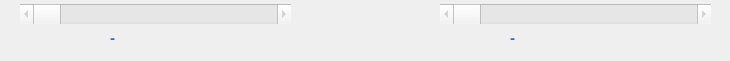
<?xml version="1.0" encoding="UTF-8"?>
<ui version="4.0">
 <class>Form</class>
 <widget class="QWidget" name="Form">
  <property name="geometry">
   <rect>
    <x>0</x>
    <y>0</y>
    <width>730</width>
    <height>61</height>
   </rect>
  </property>
  <property name="windowTitle">
   <string>Form</string>
  </property>
  <widget class="QLabel" name="SliceLabel2">
   <property name="geometry">
    <rect>
     <x>510</x>
     <y>25</y>
     <width>125</width>
     <height>26</height>
    </rect>
   </property>
   <property name="font">
    <font>
     <pointsize>11</pointsize>
     <bold>true</bold>
    </font>
   </property>
   <property name="styleSheet">
    <string notr="true">color:rgb(22, 110, 255)</string>
   </property>
   <property name="text">
    <string>-</string>
   </property>
  </widget>
  <widget class="QScrollBar" name="IsppaScrollBar1">
   <property name="enabled">
    <bool>false</bool>
   </property>
   <property name="geometry">
    <rect>
     <x>20</x>
     <y>4</y>
     <width>271</width>
     <height>20</height>
    </rect>
   </property>
   <property name="orientation">
    <enum>Qt::Horizontal</enum>
   </property>
  </widget>
  <widget class="QLabel" name="SliceLabel1">
   <property name="geometry">
    <rect>
     <x>110</x>
     <y>25</y>
     <width>125</width>
     <height>26</height>
    </rect>
   </property>
   <property name="font">
    <font>
     <pointsize>11</pointsize>
     <bold>true</bold>
    </font>
   </property>
   <property name="styleSheet">
    <string notr="true">color:rgb(22, 110, 255)</string>
   </property>
   <property name="text">
    <string>-</string>
   </property>
  </widget>
  <widget class="QScrollBar" name="IsppaScrollBar2">
   <property name="enabled">
    <bool>false</bool>
   </property>
   <property name="geometry">
    <rect>
     <x>440</x>
     <y>4</y>
     <width>271</width>
     <height>20</height>
    </rect>
   </property>
   <property name="orientation">
    <enum>Qt::Horizontal</enum>
   </property>
  </widget>
 </widget>
 <resources/>
 <connections/>
</ui>
